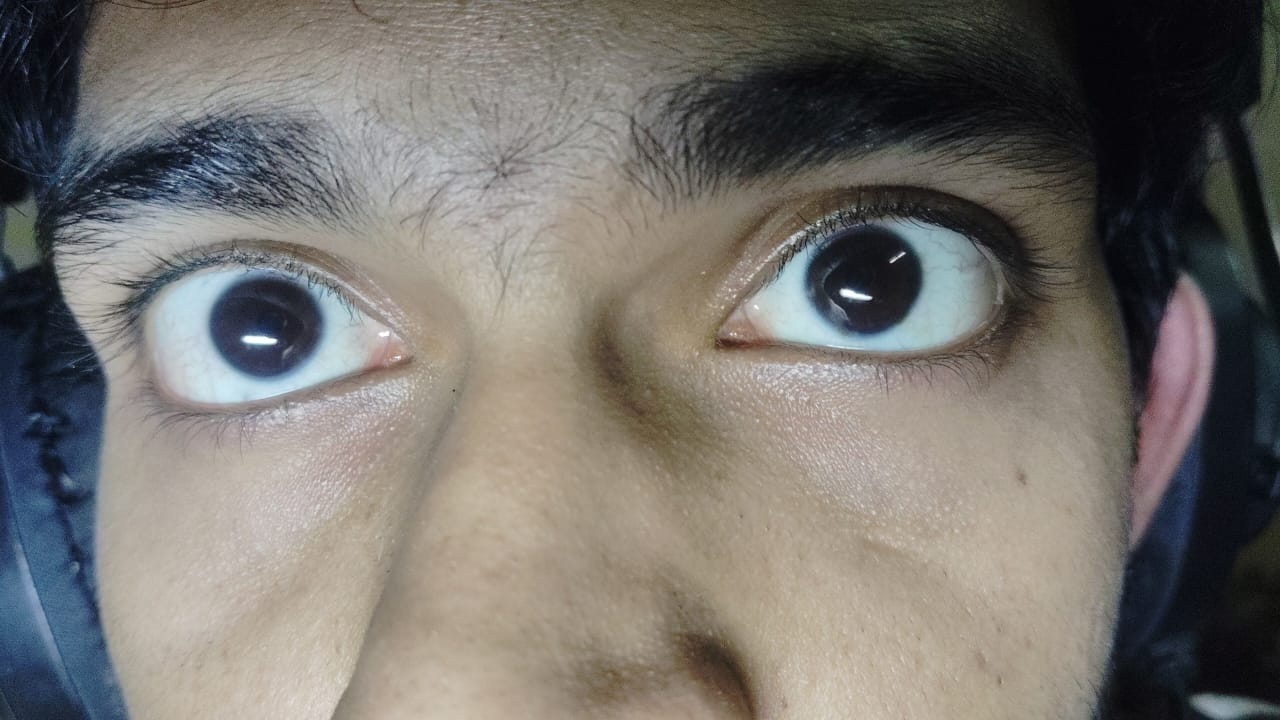
#> input picture image1.jpg, 1280 x 720 px
$ python Iris_dhundo.py image1.jpg
#> lines starting #> are read from the running program, lines starting #| are printed output that depends on the picture; after the words box and inside, x2 and y2 are one past the last pixel; in counts of white or black regions, pixels touching at a corner belong together
import cv2
import numpy as np
import sys

def detect_iris(image_path='cat.jpg'):
    # Read image from the given path
#> called with image_path = 'image1.jpg'
    img = cv2.imread(image_path)
#> img is the input picture: shape (720, 1280, 3); mean B, G, R 110.1, 115, 118.7
    if img is None:
        print(f"Error: Could not read image {image_path}.")
        sys.exit()

    # Create a copy of the original image for output
    output = img.copy()

    # Convert to grayscale and apply preprocessing
    gray = cv2.cvtColor(img, cv2.COLOR_BGR2GRAY)
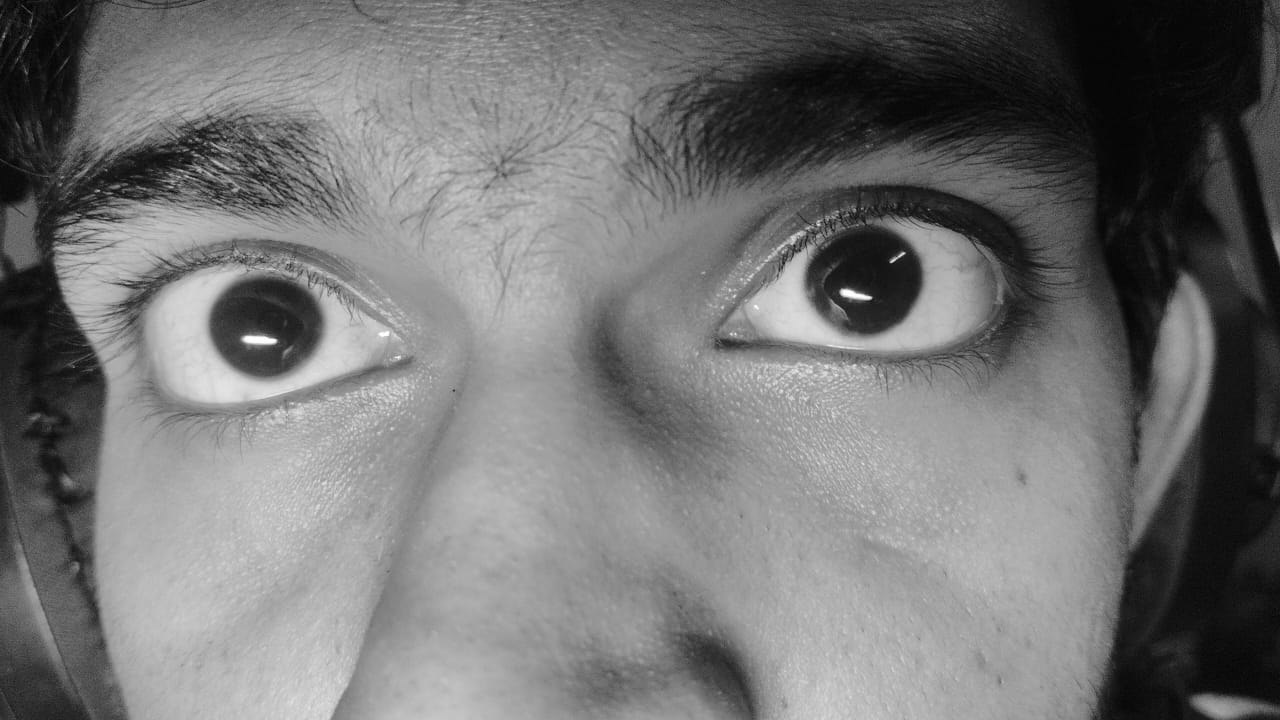
#> gray: shape (720, 1280); min 1, max 255, mean 115.5

    # Apply CLAHE to enhance contrast
    clahe = cv2.createCLAHE(clipLimit=4.0, tileGridSize=(8, 8))
    gray_eq = clahe.apply(gray)
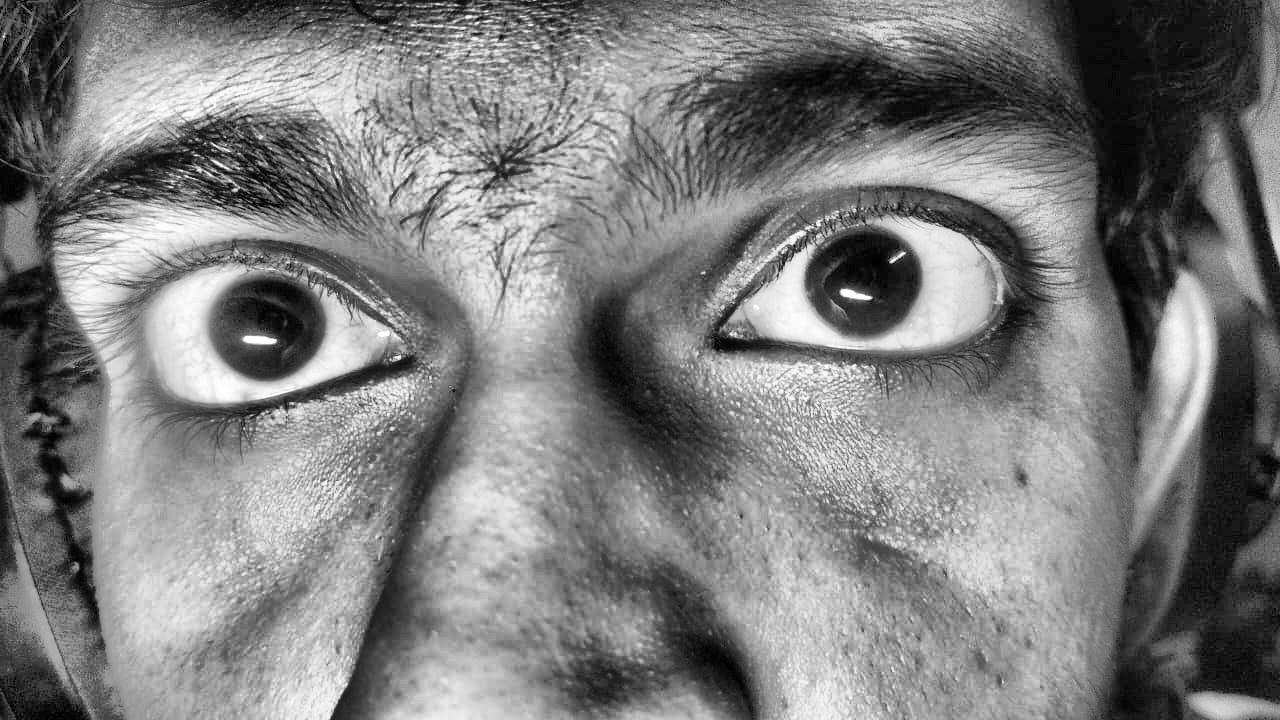
#> gray_eq: shape (720, 1280); min 0, max 255, mean 125.6

    # Apply bilateral filtering to reduce noise while preserving edges
    gray_filtered = cv2.bilateralFilter(gray_eq, 9, 75, 75)

    # Load the eye cascade classifier
    eye_cascade = cv2.CascadeClassifier(cv2.data.haarcascades + 'haarcascade_eye.xml')

    # Detect eyes with relaxed parameters
    eyes = eye_cascade.detectMultiScale(
        gray_filtered,
        scaleFactor=1.03,
        minNeighbors=3,
        minSize=(20, 20)
    )
#> eyes = 43 rows, first 6: [842, 7, 22, 22], [367, 42, 22, 22], [366, 52, 22, 22], [323, 67, 21, 21], [394, 136, 32, 32], [483, 202, 25, 25]

    # Find the largest eye region
    largest_eye = None
    largest_area = 0

    for (ex, ey, ew, eh) in eyes:
        area = ew * eh
        if area > largest_area:
            largest_area = area
            largest_eye = (ex, ey, ew, eh)
#> this loop made 43 passes
#> (ex, ey, ew, eh, area, largest_area) on passes 1, 5, 23, 30, 32, 34, 40, 41, 42, 43: (842, 7, 22, 22, 484, 484), (394, 136, 32, 32, 1024, 1024), (854, 540, 34, 34, 1156, 1156), (479, 466, 36, 36, 1296, 1296), (449, 617, 44, 44, 1936, 1936), (610, 569, 47, 47, 2209, 2209), (625, 565, 50, 50, 2500, 2500), (181, 618, 86, 86, 7396, 7396), (98, 165, 322, 322, 103684, 103684), (664, 94, 372, 372, 138384, 138384)
#> (ex, ey, ew, eh, area) on passes 2, 3, 4, 6, 7, 8: (367, 42, 22, 22, 484), (366, 52, 22, 22, 484), (323, 67, 21, 21, 441), (483, 202, 25, 25, 625), (515, 258, 23, 23, 529), (694, 539, 27, 27, 729)
#> after the loop, largest_area = 138384

    # Process only the largest eye if found
    if largest_eye is not None:
        ex, ey, ew, eh = largest_eye
#> ex = 664; ey = 94; ew = 372; eh = 372

        # Draw rectangle around the largest eye
        cv2.rectangle(output, (ex, ey), (ex+ew, ey+eh), (255, 0, 0), 2)
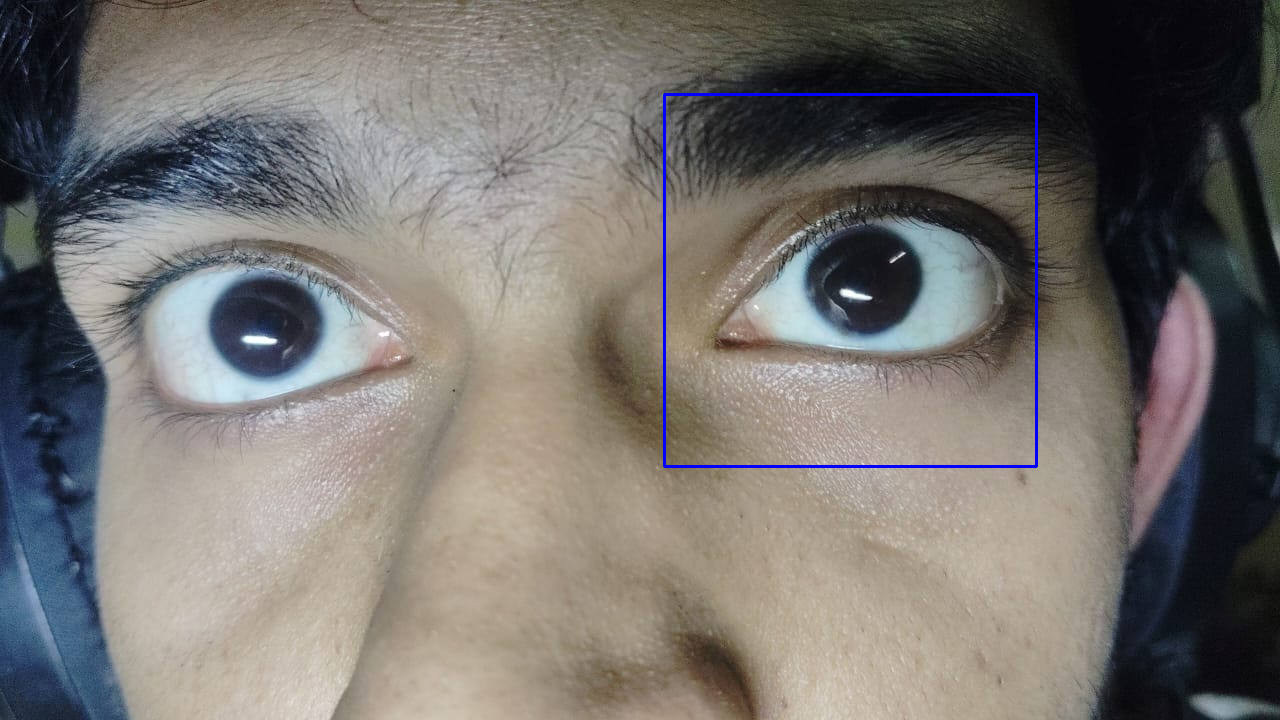
#> output: shape (720, 1280, 3); 0.48% of pixels changed, all inside (x1, y1, x2, y2) = (663, 93, 1038, 468)

        # Extract eye region and preprocess
        roi_gray = gray_filtered[ey:ey+eh, ex:ex+ew]
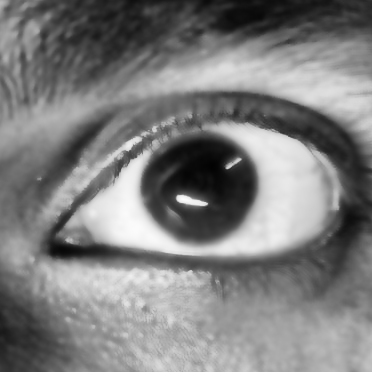
#> roi_gray: shape (372, 372); min 2, max 252, mean 125.9
        roi_blur = cv2.GaussianBlur(roi_gray, (5, 5), 0)

        # Try multiple HoughCircles parameter sets to find the iris
        iris_detected = False
        best_circle = None

        # Parameter sets optimized for iris detection
        parameter_sets = [
            # dp, minDist, param1, param2, minRadius, maxRadius
            [1.5, ew//4, 100, 25, int(ew*0.1), int(ew*0.45)],
            [2.0, ew//4, 100, 20, int(ew*0.1), int(ew*0.45)],
            [2.5, ew//4, 100, 15, int(ew*0.1), int(ew*0.45)]
        ]
#> parameter_sets = [[1.5, 93, 100, 25, 37, 167], [2, 93, 100, 20, 37, 167], [2.5, 93, 100, 15, 37, 167]]

        for params in parameter_sets:
            # Apply HoughCircles to find circular iris
            circles = cv2.HoughCircles(
                roi_blur,
                cv2.HOUGH_GRADIENT,
                dp=params[0],
                minDist=params[1],
                param1=params[2],
                param2=params[3],
                minRadius=params[4],
                maxRadius=params[5]
            )

            if circles is not None:
                # Convert coordinates and radius to integers
                circles = np.uint16(np.around(circles))

                # Find the most centered circle (most likely to be the iris)
                center_x, center_y = ew // 2, eh // 2
                min_dist = float('inf')
                for circle in circles[0, :]:
                    dist = np.sqrt((center_x - circle[0])**2 + (center_y - circle[1])**2)
                    if dist < min_dist:
                        min_dist = dist
                        best_circle = circle

                if best_circle is not None:
                    iris_detected = True
                    break
#> this loop made 1 pass
#> (params, center_x, center_y, iris_detected) on pass 1: ([1.5, 93, 100, 25, 37, 167], 186, 186, True)
#> after the loop, best_circle = [211, 215, 125]; center_x = 186; center_y = 186; iris_detected = True; min_dist = 38.29

        # Draw the detected iris circle
        if best_circle is not None:
            center = (ex + best_circle[0], ey + best_circle[1])
#> center = (875, 309)
            radius = best_circle[2]
#> radius = 125
            # Draw circle on output image
            cv2.circle(output, center, radius, (0, 255, 0), 2)
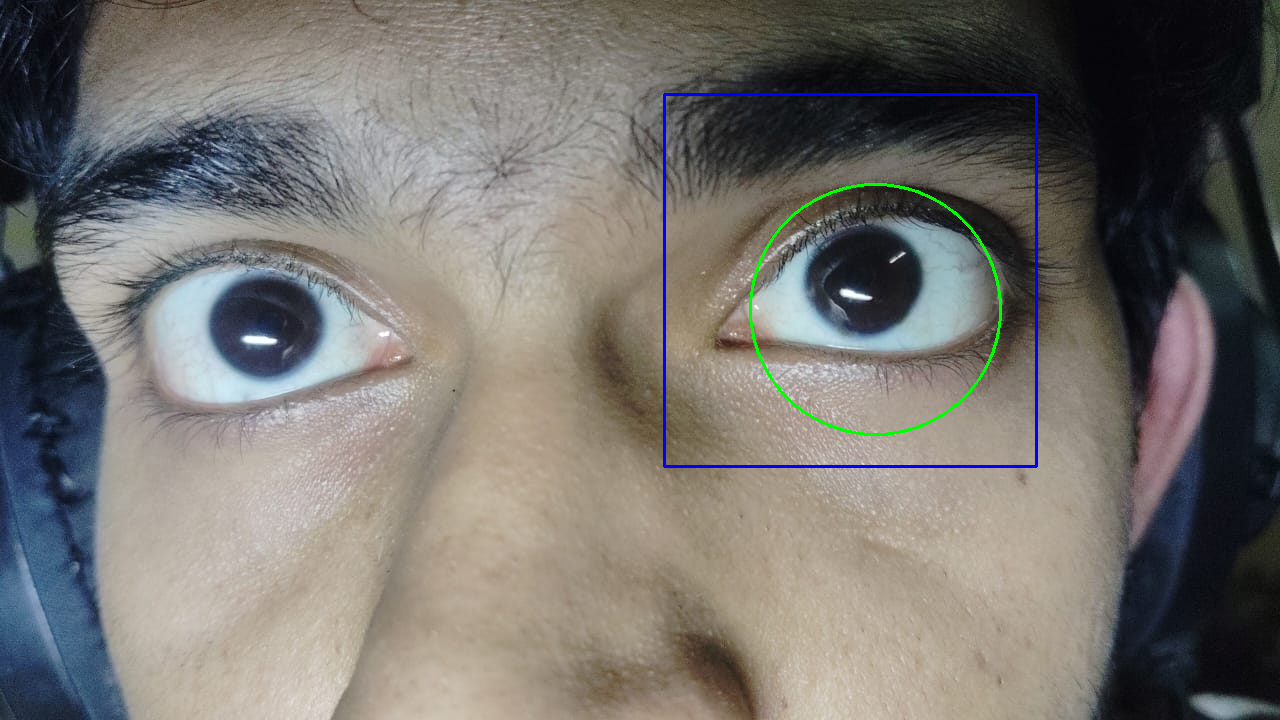
#> output: shape (720, 1280, 3); 0.25% of pixels changed, all inside (x1, y1, x2, y2) = (749, 183, 1002, 436)
            # Draw circle center
            cv2.circle(output, center, 2, (0, 0, 255), 3)
#> output: shape (720, 1280, 3); under 0.01% of pixels changed, all inside (x1, y1, x2, y2) = (871, 305, 880, 314)
            print(f"Iris detected in largest eye at ({ex},{ey}), size: {ew}x{eh}")
#| Iris detected in largest eye at (664,94), size: 372x372
        else:
            print(f"No iris detected in the largest eye")
    else:
        print("No eyes detected in the image")

    # Display result
    cv2.imshow("Iris Detection Result", output)
    cv2.imwrite("iris_detected.jpg", output)

    cv2.waitKey(0)
    cv2.destroyAllWindows()

if __name__ == "__main__":
    if len(sys.argv) > 1:
        detect_iris(sys.argv[1])
    else:
        detect_iris()

$ run again, on S2002R01.jpg
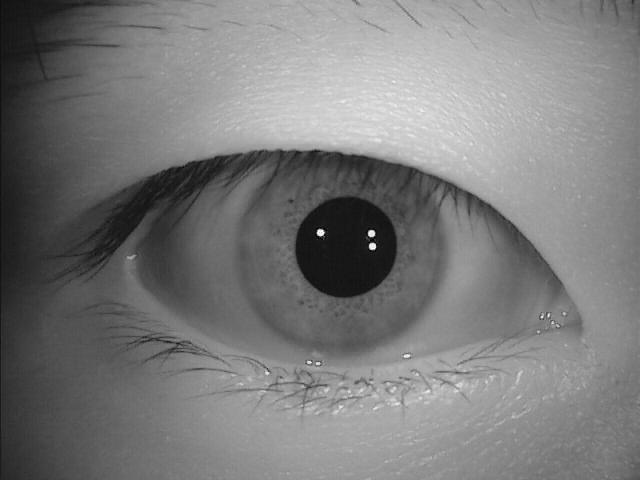
#> input picture S2002R01.jpg, 640 x 480 px
#> in detect_iris, img is the input picture: shape (480, 640, 3); min 0, max 255, mean 122
#> eyes = 27 rows, first 6: [430, 175, 50, 50], [278, 189, 22, 22], [265, 219, 23, 23], [401, 247, 23, 23], [290, 291, 24, 24], [524, 320, 22, 22]
#> the loop in detect_iris, `for (ex, ey, ew, eh) in eyes:` made 27 passes
#> (ex, ey, ew, eh, area, largest_area) on passes 1, 16, 25, 26: (430, 175, 50, 50, 2500, 2500), (62, 203, 88, 88, 7744, 7744), (254, 341, 89, 89, 7921, 7921), (45, 131, 240, 240, 57600, 57600)
#> after the loop in detect_iris, `for (ex, ey, ew, eh) in eyes:`: largest_area = 57600
#> in detect_iris, `ex, ey, ew, eh = largest_eye`: ex = 45; ey = 131; ew = 240
#> in detect_iris, `roi_gray = gray_filtered[ey:ey+eh, ex:ex+ew]`:
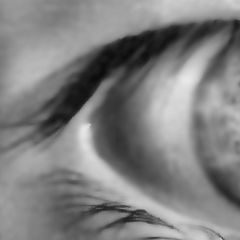
#> roi_gray: shape (240, 240); min 10, max 232, mean 127.7
#> parameter_sets = [[1.5, 60, 100, 25, 24, 108], [2, 60, 100, 20, 24, 108], [2.5, 60, 100, 15, 24, 108]]
#> the loop in detect_iris, `for params in parameter_sets:` made 1 pass
#> (params, center_x, center_y, iris_detected) on pass 1: ([1.5, 60, 100, 25, 24, 108], 120, 120, True)
#> after the loop in detect_iris, `for params in parameter_sets:`: best_circle = [107, 148, 65]; center_x = 120; iris_detected = True; min_dist = 30.87
#> center = (152, 279)
#> radius = 65
#> in detect_iris, `cv2.circle(output, center, radius, (0, 255, 0), 2)`:
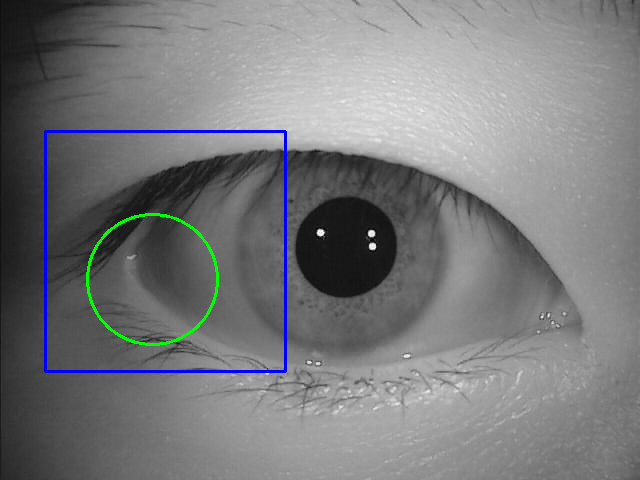
#> output: shape (480, 640, 3); mean B, G, R 123.1, 121.7, 120.7
#| Iris detected in largest eye at (45,131), size: 240x240

$ run again, on asd.jpg
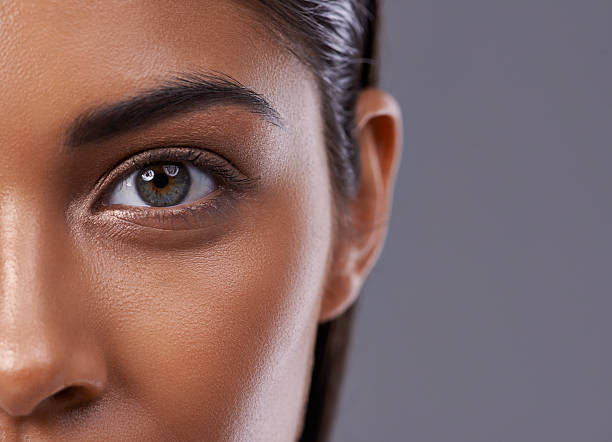
#> input picture asd.jpg, 612 x 442 px
#> in detect_iris, img is the input picture: shape (442, 612, 3); mean B, G, R 102.4, 104, 132.2
#> eyes = [[316, 50, 24, 24], [351, 249, 31, 31], [52, 9, 31, 31], [62, 89, 182, 182]]
#> the loop in detect_iris, `for (ex, ey, ew, eh) in eyes:` made 4 passes
#> (ex, ey, ew, eh, area, largest_area) on passes 1, 2, 4: (316, 50, 24, 24, 576, 576), (351, 249, 31, 31, 961, 961), (62, 89, 182, 182, 33124, 33124)
#> after the loop in detect_iris, `for (ex, ey, ew, eh) in eyes:`: largest_area = 33124
#> in detect_iris, `ex, ey, ew, eh = largest_eye`: ex = 62; ey = 89; ew = 182
#> in detect_iris, `roi_blur = cv2.GaussianBlur(roi_gray, (5, 5), 0)`:
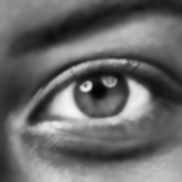
#> roi_blur: shape (182, 182); min 4, max 246, mean 104.8
#> parameter_sets = [[1.5, 45, 100, 25, 18, 81], [2, 45, 100, 20, 18, 81], [2.5, 45, 100, 15, 18, 81]]
#> the loop in detect_iris, `for params in parameter_sets:` made 1 pass
#> (params, center_x, center_y, iris_detected) on pass 1: ([1.5, 45, 100, 25, 18, 81], 91, 91, True)
#> after the loop in detect_iris, `for params in parameter_sets:`: best_circle = [98, 77, 40]; center_x = 91; iris_detected = True; min_dist = 15.65
#> center = (160, 166)
#> radius = 40
#> in detect_iris, `cv2.circle(output, center, radius, (0, 255, 0), 2)`:
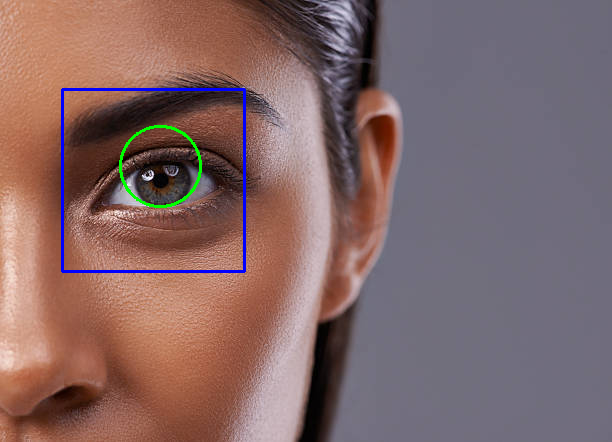
#> output: shape (442, 612, 3); mean B, G, R 103.6, 103.7, 130.8
#| Iris detected in largest eye at (62,89), size: 182x182

$ run again, on enhanced.jpg
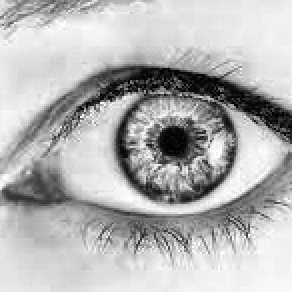
#> input picture enhanced.jpg, 146 x 146 px (shown 2 times larger)
#> in detect_iris, img is the input picture: shape (146, 146, 3); min 0, max 255, mean 180.3
#> in detect_iris, `gray_filtered = cv2.bilateralFilter(gray_eq, 9, 75, 75)`:
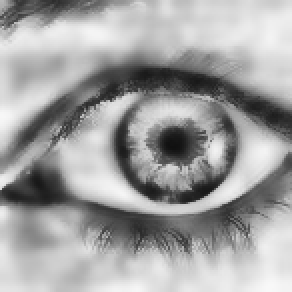
#> gray_filtered: shape (146, 146) (shown 2 times larger); min 16, max 248, mean 161.5
#> eyes = [[3, 105, 25, 25], [73, 100, 38, 38], [8, 52, 29, 29], [36, 99, 29, 29], [107, 45, 31, 31]]
#> the loop in detect_iris, `for (ex, ey, ew, eh) in eyes:` made 5 passes
#> (ex, ey, ew, eh, area, largest_area) on passes 1 to 2: (3, 105, 25, 25, 625, 625), (73, 100, 38, 38, 1444, 1444)
#> after the loop in detect_iris, `for (ex, ey, ew, eh) in eyes:`: largest_area = 1444
#> in detect_iris, `ex, ey, ew, eh = largest_eye`: ex = 73; ey = 100; ew = 38
#> parameter_sets = [[1.5, 9, 100, 25, 3, 17], [2, 9, 100, 20, 3, 17], [2.5, 9, 100, 15, 3, 17]]
#> the loop in detect_iris, `for params in parameter_sets:` made 2 passes
#> (params, circles, center_x, center_y, iris_detected) on pass 2: ([2, 9, 100, 20, 3, 17], [[15, 23, 7], [27, 15, 9], [3, 15, 9]], 19, 19, True)
#> after the loop in detect_iris, `for params in parameter_sets:`: best_circle = [15, 23, 7]; center_x = 19; iris_detected = True; min_dist = 5.66
#> center = (88, 123)
#> radius = 7
#> in detect_iris, `cv2.circle(output, center, 2, (0, 0, 255), 3)`:
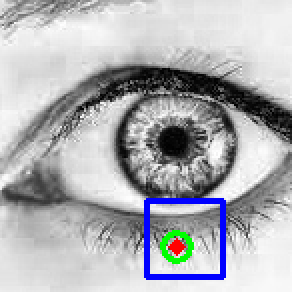
#> output: shape (146, 146, 3) (shown 2 times larger); mean B, G, R 180.3, 176.5, 175.4
#| Iris detected in largest eye at (73,100), size: 38x38
